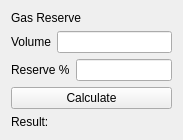
    <widget class="QWidget" name="">
     <property name="geometry">
      <rect>
       <x>610</x>
       <y>10</y>
       <width>183</width>
       <height>130</height>
      </rect>
     </property>
     <layout class="QVBoxLayout" name="GasReserve">
      <item>
       <widget class="QLabel" name="GR_Title">
        <property name="text">
         <string>Gas Reserve</string>
        </property>
       </widget>
      </item>
      <item>
       <layout class="QHBoxLayout" name="GR_Volume">
        <item>
         <widget class="QLabel" name="GR_VolumeLabel">
          <property name="text">
           <string>Volume</string>
          </property>
         </widget>
        </item>
        <item>
         <widget class="QLineEdit" name="GR_VolumeField"/>
        </item>
       </layout>
      </item>
      <item>
       <layout class="QHBoxLayout" name="GR_ReservePercent">
        <item>
         <widget class="QLabel" name="GR_ReserveLabel">
          <property name="text">
           <string>Reserve %</string>
          </property>
         </widget>
        </item>
        <item>
         <widget class="QLineEdit" name="GR_ReserveField"/>
        </item>
       </layout>
      </item>
      <item>
       <widget class="QPushButton" name="GR_CalculateButton">
        <property name="text">
         <string>Calculate</string>
        </property>
       </widget>
      </item>
      <item>
       <widget class="QLabel" name="GR_ResultLabel">
        <property name="text">
         <string>Result:</string>
        </property>
       </widget>
      </item>
     </layout>
    </widget>
